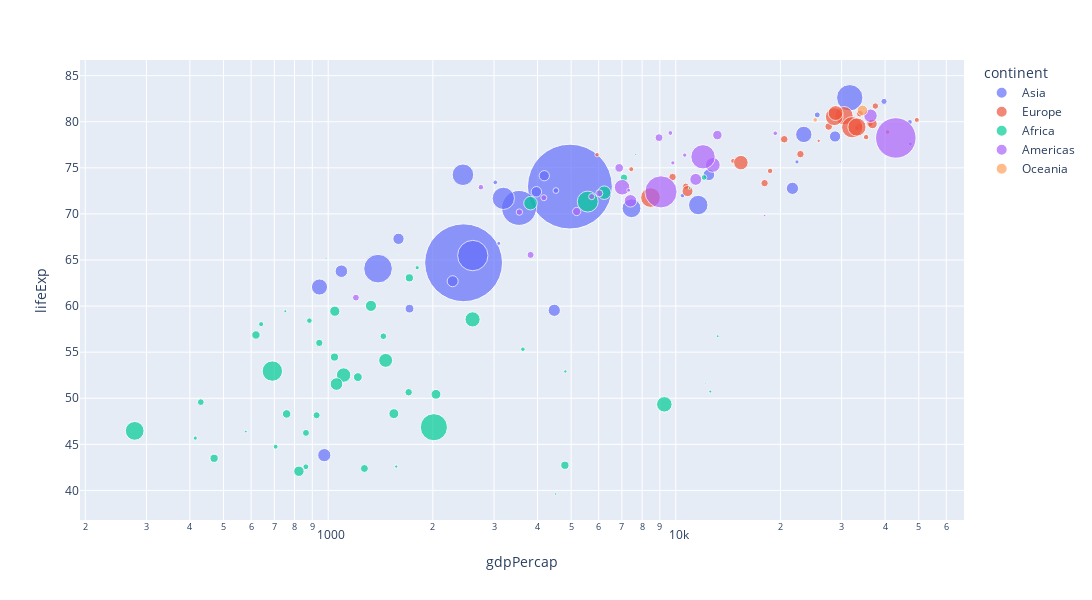

Notebook source saved alongside this figure:
### Markdown cell above
# **Data Visualisation With Plotly**
[Plotly](https://plotly.com/python/) is a powerful Python library for creating interactive and highly customizable visualizations. Unlike traditional plotting libraries like Matplotlib or Seaborn, Plotly allows users to build dynamic charts that can be zoomed, hovered over, and explored directly in web browsers or Jupyter notebooks.

However, Plotly does have some disadvantages. It can be more complex to customize compared to simpler libraries like Seaborn, especially for beginners. The syntax may feel verbose for basic plots, and rendering interactive charts can be slower with large datasets. Additionally, while the core library is free, some advanced features and enterprise tools are part of Plotly’s commercial offerings.

### Code cell
import plotly.express as px
df = px.data.gapminder()
fig = px.scatter(df.query("year==2007"), x="gdpPercap", y="lifeExp", size="pop", color="continent",
           hover_name="country", log_x=True, size_max=60, width=1200, height=600)
fig.show()

### Figure 1 — Plotly figure (JSON) as saved in the notebook; plotly's stock layout.template omitted (floating-point values rounded to 4 significant figures)
{"data": [{"hovertemplate": "<b>%{hovertext}</b><br><br>continent=Asia<br>gdpPercap=%{x}<br>lifeExp=%{y}<br>pop=%{marker.size}<extra></extra>", "hovertext": ["Afghanistan", "Bahrain", "Bangladesh", "Cambodia", "China", "Hong Kong, China", "India", "Indonesia", "Iran", "Iraq", "Israel", "Japan", "Jordan", "Korea, Dem. Rep.", "Korea, Rep.", "Kuwait", "Lebanon", "Malaysia", "Mongolia", "Myanmar", "Nepal", "Oman", "Pakistan", "Philippines", "Saudi Arabia", "Singapore", "Sri Lanka", "Syria", "Taiwan", "Thailand", "Vietnam", "West Bank and Gaza", "Yemen, Rep."], "legendgroup": "Asia", "marker": {"color": "#636efa", "size": [31889923, 708573, 150448339, 14131858, 1318683096, 6980412, 1110396331, 223547000, 69453570, 27499638, 6426679, 127467972, 6053193, 23301725, 49044790, 2505559, 3921278, 24821286, 2874127, 47761980, 28901790, 3204897, 169270617, 91077287, 27601038, 4553009, 20378239, 19314747, 23174294, 65068149, 85262356, 4018332, 22211743], "sizemode": "area", "sizeref": 366300.0, "symbol": "circle"}, "mode": "markers", "name": "Asia", "orientation": "v", "showlegend": true, "type": "scatter", "x": [974.6, 29800.0, 1391.0, 1714.0, 4959.0, 39720.0, 2452.0, 3541.0, 11610.0, 4471.0, 25520.0, 31660.0, 4519.0, 1593.0, 23350.0, 47310.0, 10460.0, 12450.0, 3096.0, 944, 1091.0, 22320.0, 2606.0, 3190.0, 21650.0, 47140.0, 3970.0, 4185.0, 28720.0, 7458.0, 2442.0, 3025.0, 2281.0], "xaxis": "x", "y": [43.83, 75.64, 64.06, 59.72, 72.96, 82.21, 64.7, 70.65, 70.96, 59.55, 80.75, 82.6, 72.53, 67.3, 78.62, 77.59, 71.99, 74.24, 66.8, 62.07, 63.78, 75.64, 65.48, 71.69, 72.78, 79.97, 72.4, 74.14, 78.4, 70.62, 74.25, 73.42, 62.7], "yaxis": "y"}, {"hovertemplate": "<b>%{hovertext}</b><br><br>continent=Europe<br>gdpPercap=%{x}<br>lifeExp=%{y}<br>pop=%{marker.size}<extra></extra>", "hovertext": ["Albania", "Austria", "Belgium", "Bosnia and Herzegovina", "Bulgaria", "Croatia", "Czech Republic", "Denmark", "Finland", "France", "Germany", "Greece", "Hungary", "Iceland", "Ireland", "Italy", "Montenegro", "Netherlands", "Norway", "Poland", "Portugal", "Romania", "Serbia", "Slovak Republic", "Slovenia", "Spain", "Sweden", "Switzerland", "Turkey", "United Kingdom"], "legendgroup": "Europe", "marker": {"color": "#EF553B", "size": [3600523, 8199783, 10392226, 4552198, 7322858, 4493312, 10228744, 5468120, 5238460, 61083916, 82400996, 10706290, 9956108, 301931, 4109086, 58147733, 684736, 16570613, 4627926, 38518241, 10642836, 22276056, 10150265, 5447502, 2009245, 40448191, 9031088, 7554661, 71158647, 60776238], "sizemode": "area", "sizeref": 366300.0, "symbol": "circle"}, "mode": "markers", "name": "Europe", "orientation": "v", "showlegend": true, "type": "scatter", "x": [5937.0, 36130.0, 33690.0, 7446.0, 10680.0, 14620.0, 22830.0, 35280.0, 33210.0, 30470.0, 32170.0, 27540.0, 18010.0, 36180.0, 40680.0, 28570.0, 9254.0, 36800.0, 49360.0, 15390.0, 20510.0, 10810.0, 9787.0, 18680.0, 25770.0, 28820.0, 33860.0, 37510.0, 8458.0, 33200.0], "xaxis": "x", "y": [76.42, 79.83, 79.44, 74.85, 73.0, 75.75, 76.49, 78.33, 79.31, 80.66, 79.41, 79.48, 73.34, 81.76, 78.89, 80.55, 74.54, 79.76, 80.2, 75.56, 78.1, 72.48, 74.0, 74.66, 77.93, 80.94, 80.88, 81.7, 71.78, 79.42], "yaxis": "y"}, {"hovertemplate": "<b>%{hovertext}</b><br><br>continent=Africa<br>gdpPercap=%{x}<br>lifeExp=%{y}<br>pop=%{marker.size}<extra></extra>", "hovertext": ["Algeria", "Angola", "Benin", "Botswana", "Burkina Faso", "Burundi", "Cameroon", "Central African Republic", "Chad", "Comoros", "Congo, Dem. Rep.", "Congo, Rep.", "Cote d'Ivoire", "Djibouti", "Egypt", "Equatorial Guinea", "Eritrea", "Ethiopia", "Gabon", "Gambia", "Ghana", "Guinea", "Guinea-Bissau", "Kenya", "Lesotho", "Liberia", "Libya", "Madagascar", "Malawi", "Mali", "Mauritania", "Mauritius", "Morocco", "Mozambique", "Namibia", "Niger", "Nigeria", "Reunion", "Rwanda", "Sao Tome and Principe", "Senegal", "Sierra Leone", "Somalia", "South Africa", "Sudan", "Swaziland", "Tanzania", "Togo", "Tunisia", "Uganda", "Zambia", "Zimbabwe"], "legendgroup": "Africa", "marker": {"color": "#00cc96", "size": [33333216, 12420476, 8078314, 1639131, 14326203, 8390505, 17696293, 4369038, 10238807, 710960, 64606759, 3800610, 18013409, 496374, 80264543, 551201, 4906585, 76511887, 1454867, 1688359, 22873338, 9947814, 1472041, 35610177, 2012649, 3193942, 6036914, 19167654, 13327079, 12031795, 3270065, 1250882, 33757175, 19951656, 2055080, 12894865, 135031164, 798094, 8860588, 199579, 12267493, 6144562, 9118773, 43997828, 42292929, 1133066, 38139640, 5701579, 10276158, 29170398, 11746035, 12311143], "sizemode": "area", "sizeref": 366300.0, "symbol": "circle"}, "mode": "markers", "name": "Africa", "orientation": "v", "showlegend": true, "type": "scatter", "x": [6223.0, 4797.0, 1441.0, 12570.0, 1217.0, 430.1, 2042.0, 706.0, 1704.0, 986.1, 277.6, 3633.0, 1545.0, 2082.0, 5581.0, 12150.0, 641.4, 690.8, 13210.0, 752.7, 1328.0, 942.7, 579.2, 1463.0, 1569.0, 414.5, 12060.0, 1045.0, 759.3, 1043.0, 1803.0, 10960.0, 3820.0, 823.7, 4811.0, 619.7, 2014.0, 7670.0, 863.1, 1598.0, 1712.0, 862.5, 926.1, 9270.0, 2602.0, 4513.0, 1107.0, 883.0, 7093.0, 1056.0, 1271.0, 469.7], "xaxis": "x", "y": [72.3, 42.73, 56.73, 50.73, 52.3, 49.58, 50.43, 44.74, 50.65, 65.15, 46.46, 55.32, 48.33, 54.79, 71.34, 51.58, 58.04, 52.95, 56.73, 59.45, 60.02, 56.01, 46.39, 54.11, 42.59, 45.68, 73.95, 59.44, 48.3, 54.47, 64.16, 72.8, 71.16, 42.08, 52.91, 56.87, 46.86, 76.44, 46.24, 65.53, 63.06, 42.57, 48.16, 49.34, 58.56, 39.61, 52.52, 58.42, 73.92, 51.54, 42.38, 43.49], "yaxis": "y"}, {"hovertemplate": "<b>%{hovertext}</b><br><br>continent=Americas<br>gdpPercap=%{x}<br>lifeExp=%{y}<br>pop=%{marker.size}<extra></extra>", "hovertext": ["Argentina", "Bolivia", "Brazil", "Canada", "Chile", "Colombia", "Costa Rica", "Cuba", "Dominican Republic", "Ecuador", "El Salvador", "Guatemala", "Haiti", "Honduras", "Jamaica", "Mexico", "Nicaragua", "Panama", "Paraguay", "Peru", "Puerto Rico", "Trinidad and Tobago", "United States", "Uruguay", "Venezuela"], "legendgroup": "Americas", "marker": {"color": "#ab63fa", "size": [40301927, 9119152, 190010647, 33390141, 16284741, 44227550, 4133884, 11416987, 9319622, 13755680, 6939688, 12572928, 8502814, 7483763, 2780132, 108700891, 5675356, 3242173, 6667147, 28674757, 3942491, 1056608, 301139947, 3447496, 26084662], "sizemode": "area", "sizeref": 366300.0, "symbol": "circle"}, "mode": "markers", "name": "Americas", "orientation": "v", "showlegend": true, "type": "scatter", "x": [12780.0, 3822.0, 9066.0, 36320.0, 13170.0, 7007.0, 9645.0, 8948.0, 6025.0, 6873.0, 5728.0, 5186.0, 1202.0, 3548.0, 7321.0, 11980.0, 2749.0, 9809.0, 4173.0, 7409.0, 19330.0, 18010.0, 42950.0, 10610.0, 11420.0], "xaxis": "x", "y": [75.32, 65.55, 72.39, 80.65, 78.55, 72.89, 78.78, 78.27, 72.23, 74.99, 71.88, 70.26, 60.92, 70.2, 72.57, 76.19, 72.9, 75.54, 71.75, 71.42, 78.75, 69.82, 78.24, 76.38, 73.75], "yaxis": "y"}, {"hovertemplate": "<b>%{hovertext}</b><br><br>continent=Oceania<br>gdpPercap=%{x}<br>lifeExp=%{y}<br>pop=%{marker.size}<extra></extra>", "hovertext": ["Australia", "New Zealand"], "legendgroup": "Oceania", "marker": {"color": "#FFA15A", "size": [20434176, 4115771], "sizemode": "area", "sizeref": 366300.0, "symbol": "circle"}, "mode": "markers", "name": "Oceania", "orientation": "v", "showlegend": true, "type": "scatter", "x": [34440.0, 25190.0], "xaxis": "x", "y": [81.23, 80.2], "yaxis": "y"}], "layout": {"height": 600, "legend": {"itemsizing": "constant", "title": {"text": "continent"}, "tracegroupgap": 0}, "margin": {"t": 60}, "width": 1200, "xaxis": {"anchor": "y", "domain": [0, 1], "title": {"text": "gdpPercap"}, "type": "log"}, "yaxis": {"anchor": "x", "domain": [0, 1], "title": {"text": "lifeExp"}}}}
